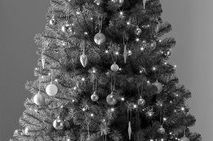
#> input picture I part/jelka.png, 213 x 141 px
$ python zadatak1.2.py
#> lines starting #> are read from the running program, lines starting #| are printed output that depends on the picture
from skimage import io
import numpy as np
import plotly.express as px
from skimage.transform import resize, rescale
from skimage import color


def kolaz_1(slika, d):

    N, M = slika.shape
    slika1 = slika[0:round(0.5*N), 0:round(0.5*M)]
    slika4 = slika[round(0.5*N):N, round(0.5*M):M]

    slika1_p = np.pad(slika1, pad_width=d, mode='constant', constant_values=0)
    slika4_p = np.pad(slika4, pad_width=d, mode='constant', constant_values=255)
    slika1 = resize(slika1_p, slika1.shape, preserve_range=True)
    slika4 = resize(slika4_p, slika4.shape, preserve_range=True)

    slika[0:round(0.5*N), 0:round(0.5*M)] = slika4
    slika[round(0.5 * N):N, round(0.5 * M):M] = slika1


    img = io.imread('paketici1.png')
    px.imshow(img, color_continuous_scale='gray').show()
    img1 = kolaz_1(img, 10)
    px.imshow(img1, color_continuous_scale='gray').show()


def zadatak1(d):

    img = io.imread('paketici1.png')
    N = img.shape[0]
    M = img.shape[1]

    img1 = img[0:round(N/2), 0:round(M/2)]
    img2 = img[round(N/2):round(N), round(M/2):round(M)]

    img1_p = np.pad(img1, pad_width=d, mode='constant', constant_values=0)
    img2_p = np.pad(img2, pad_width=d, mode='constant',constant_values=255)

    img1 = resize(img1_p, img1.shape, preserve_range=True)
    img2 = resize(img2_p, img2.shape, preserve_range=True)

    img[0:round(0.5 * N), 0:round(0.5 * M)] = img1
    img[round(0.5 * N):N, round(0.5 * M):M] = img2

    fig = px.imshow(img, color_continuous_scale='gray')
    fig.show()

#zadatak1(25)

def zadatak12():

    im = io.imread('jelka.png')
#> im is the input picture: shape (141, 213); min 0, max 254, mean 91.2
    im1 = np.round(rescale(im, 1 / 2, order=0, preserve_range=True)).astype('uint8')
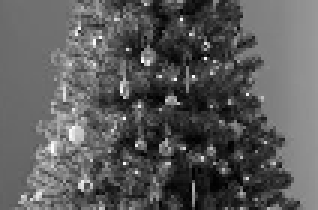
#> im1: shape (70, 106) (shown 3 times larger); min 0, max 254, mean 90.9
    im2 = np.round(rescale(im, 1 / 4, order=0, preserve_range=True)).astype('uint8')
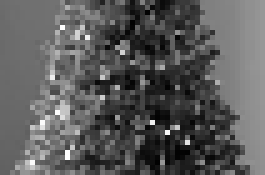
#> im2: shape (35, 53) (shown 5 times larger); min 1, max 254, mean 90.9

    N, M = im.shape
#> N = 141; M = 213
    pozadina = np.ones(shape=(round(0.75 * N), M)) * im[5, 5]
#> pozadina: shape (106, 213) float64; every value is 110
    pozadina[0:round(141 / 4), round(3 * 213 / 8):round(5 * 213 / 8)] = im2
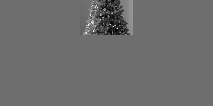
#> pozadina: shape (106, 213) float64; min 1, max 254, mean 108.4
    pozadina[round(141 / 4):(round(141 / 4) + round(141 / 2)), round(213 / 4):round(3 * 213 / 4 - 1)] = im1
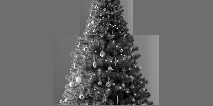
#> pozadina: shape (106, 213) float64; min 0, max 254, mean 102.2


    slika = np.concatenate((pozadina, im), axis=0).astype('uint8')
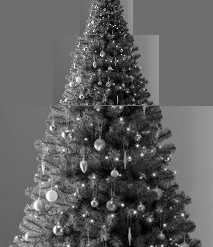
#> slika: shape (247, 213); min 0, max 254, mean 95.9
    io.imsave('jelka_2.png', slika)
    px.imshow(slika, color_continuous_scale='gray').show()

zadatak12()
